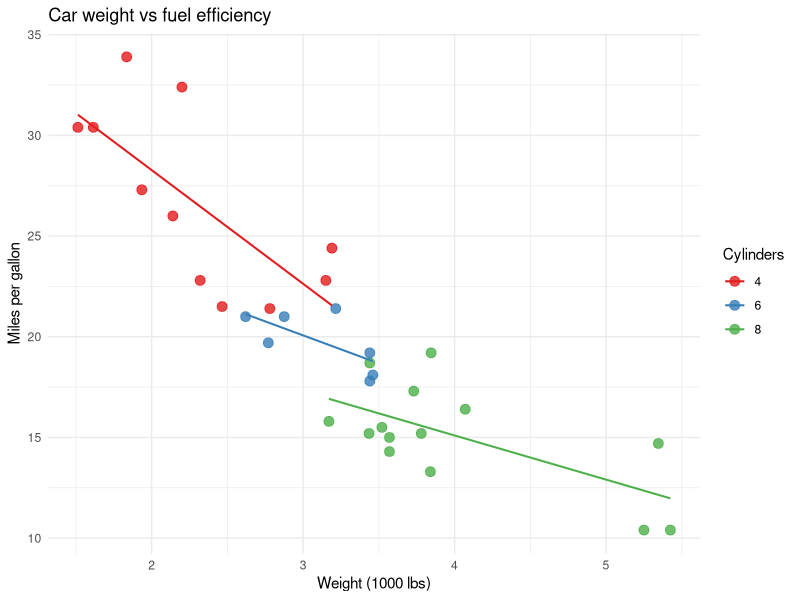

Generate this figure with R:
## ---- chunk 1
knitr::opts_chunk$set(echo = TRUE)
## ---- chunk 2
# Load dplyr and mtcars dataset
library(dplyr)
data("mtcars")

# Quick summary
mtcars %>%
  select(mpg, hp, wt, cyl) %>%
  summary()
## ---- chunk 3
library(ggplot2)

ggplot(mtcars, aes(x = wt, y = mpg, color = factor(cyl))) +
  geom_point(size = 3, alpha = 0.8) +
  geom_smooth(method = "lm", se = FALSE, linewidth = 0.7) +
  scale_color_brewer(palette = "Set1", name = "Cylinders") +
  labs(
    title = "Car weight vs fuel efficiency",
    x = "Weight (1000 lbs)",
    y = "Miles per gallon"
  ) +
  theme_minimal() 
